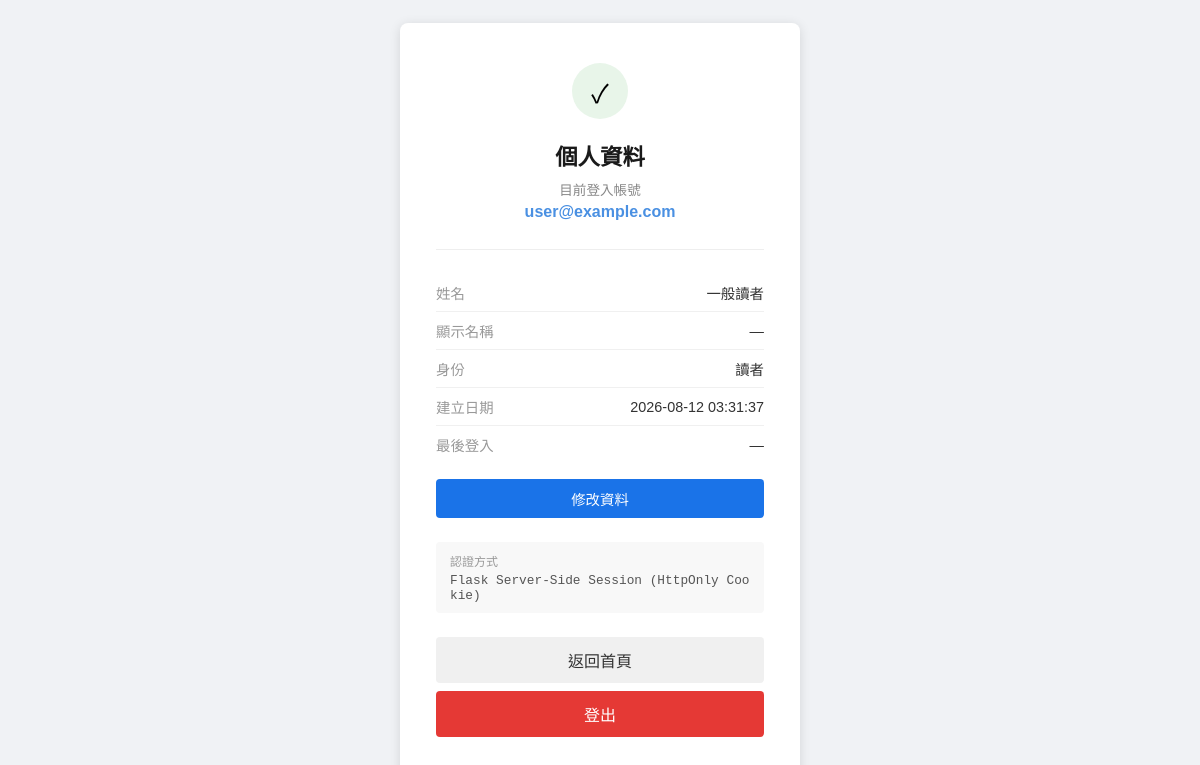
Screenshot of /profile (signed in) with the database file from the repository.
### tables this page shows
CREATE TABLE users (
            id            INTEGER PRIMARY KEY AUTOINCREMENT,
            email         TEXT    UNIQUE NOT NULL,
            hash          TEXT    NOT NULL,
            role          INTEGER NOT NULL DEFAULT 1,
            name          TEXT,
            display_name  TEXT,
            is_active     INTEGER NOT NULL DEFAULT 1,
            is_deleted    INTEGER NOT NULL DEFAULT 0,
            created_at    TEXT    NOT NULL DEFAULT (datetime('now')),
            last_login_at TEXT
        );

### blueprints/profile/__init__.py (the view)
@profile_bp.route('/profile')
@login_required
def dashboard():
    user = db.find_user_by_id(session['user_id'])
    if not _is_usable(user):
        session.clear()
        return redirect(url_for('auth.login_page'))
    edit_mode = request.args.get('edit') == '1'
    return render_template('profile/dashboard.html', user=user, edit_mode=edit_mode)

### db/connection.py (called while the page is built)
def _get_conn():
    from db import DB_PATH
    conn = sqlite3.connect(DB_PATH)
    conn.row_factory = sqlite3.Row
    conn.execute("PRAGMA journal_mode=WAL")
    return conn

### db/users.py (called while the page is built)
def find_user_by_id(user_id):
    conn = _get_conn()
    row = conn.execute(
        'SELECT id, email, role, name, display_name, is_active, is_deleted,'
        ' created_at, last_login_at FROM users WHERE id = ?',
        (user_id,)
    ).fetchone()
    conn.close()
    return row

### utils.py (called while the page is built)
def _is_usable(user):
    return user and user['is_active'] and not user['is_deleted']

def login_required(f):
    @wraps(f)
    def decorated(*args, **kwargs):
        if 'user_id' not in session:
            return redirect(url_for('auth.login_page'))
        return f(*args, **kwargs)
    return decorated

### templates/profile/dashboard.html (shortened to what this page needs)
{% extends "base.html" %}
{% block head %}
<link rel="stylesheet" href="{{ url_for('static', filename='profile.css') }}">
{% endblock %}
{% block body %}
<div class="profile-dashboard-card">
  <div class="profile-check-icon">✓</div>
  <h1>個人資料</h1>
  <p class="profile-welcome-label">目前登入帳號</p>
  <p class="profile-user-email">{{ user['email'] }}</p>
  <hr class="profile-divider">
  {% if edit_mode %}
  <form method="POST" action="{{ url_for('profile.dashboard_update') }}">
    <div class="profile-section">
      <div class="profile-row">
        <span class="profile-label">姓名</span>
        <input name="name" class="profile-input" type="text"
               value="{{ user['name'] or '' }}" placeholder="請輸入姓名">
      </div>
      <div class="profile-row">
        <span class="profile-label">顯示名稱</span>
        <input name="display_name" class="profile-input" type="text"
               value="{{ user['display_name'] or '' }}" placeholder="請輸入顯示名稱">
      </div>
      <div class="profile-row">
        <span class="profile-label">身份</span>
        <span class="profile-value">{{ '館員（管理員）' if user['role'] == 0 else '讀者' }}</span>
      </div>
      <div class="profile-row">
        <span class="profile-label">建立日期</span>
        <span class="profile-value">{{ user['created_at'] }}</span>
      </div>
      <div class="profile-row">
        <span class="profile-label">最後登入</span>
        <span class="profile-value">{{ user['last_login_at'] or '—' }}</span>
      </div>
    </div>
    <div class="profile-actions">
      <div class="profile-edit-actions">
        <a href="{{ url_for('profile.dashboard') }}" class="profile-action-btn profile-btn-cancel">放棄</a>
        <button type="submit" class="profile-action-btn profile-btn-save">儲存</button>
      </div>
    </div>
  </form>
  {% else %}
  <div class="profile-section">
    <div class="profile-row">
      <span class="profile-label">姓名</span>
      <span class="profile-value">{{ user['name'] or '—' }}</span>
    </div>
    <div class="profile-row">
      <span class="profile-label">顯示名稱</span>
      <span class="profile-value">{{ user['display_name'] or '—' }}</span>
    </div>
    <div class="profile-row">
      <span class="profile-label">身份</span>
      <span class="profile-value">{{ '館員（管理員）' if user['role'] == 0 else '讀者' }}</span>
    </div>
    <div class="profile-row">
      <span class="profile-label">建立日期</span>
      <span class="profile-value">{{ user['created_at'] }}</span>
    </div>
    <div class="profile-row">
      <span class="profile-label">最後登入</span>
      <span class="profile-value">{{ user['last_login_at'] or '—' }}</span>
    </div>
  </div>
  <div class="profile-actions">
    <a href="{{ url_for('profile.dashboard', edit=1) }}" class="profile-action-btn profile-btn-edit">修改資料</a>
  </div>
  {% endif %}
  <div class="profile-session-box">
    <p class="profile-session-label">認證方式</p>
    <p class="profile-session-token">Flask Server-Side Session (HttpOnly Cookie)</p>
  </div>
  <a href="{{ url_for('hub.home') }}" class="profile-back-btn">返回首頁</a>
  <a href="{{ url_for('auth.logout') }}" class="profile-logout-btn">登出</a>
</div>
{% endblock %}

### static/common.css (style rules this page uses)
:root { --btn-primary-bg: #1a73e8; --btn-primary-hover: #1557b0; --btn-secondary-bg: #f0f0f0; --btn-secondary-color: #333; --btn-secondary-hover: #e0e0e0; --btn-danger-bg: #e53935; --btn-danger-hover: #c62828; --btn-action-bg: #f5f5f5; --btn-action-border: #ccc; --btn-action-color: #333; --btn-action-hover: #e8e8e8; --btn-action-danger-border: #e57373; --btn-action-danger-bg: #fff; --btn-action-danger-color: #c62828; --btn-action-danger-hover: #ffebee; }

### static/login.css (style rules this page uses)
* { box-sizing: border-box; margin: 0; padding: 0; }
body { font-family: Arial, sans-serif; background-color: #f0f2f5; display: flex; justify-content: center; align-items: center; min-height: 100vh; }
h1 { font-size: 1.6rem; margin-bottom: 28px; text-align: center; color: #1a1a1a; }

### static/profile.css (style rules this page uses)
.profile-dashboard-card { background: #fff; padding: 40px 36px; border-radius: 8px; box-shadow: 0 2px 12px rgba(0, 0, 0, 0.12); width: 100%; max-width: 400px; text-align: center; }
.profile-check-icon { width: 56px; height: 56px; background-color: #e8f5e9; border-radius: 50%; display: flex; align-items: center; justify-content: center; margin: 0 auto 20px; font-size: 1.6rem; }
.profile-dashboard-card h1 { font-size: 1.4rem; color: #1a1a1a; margin-bottom: 8px; }
.profile-welcome-label { font-size: 0.85rem; color: #888; margin-bottom: 4px; }
.profile-user-email { font-size: 1rem; font-weight: bold; color: #4a90e2; margin-bottom: 28px; word-break: break-all; }
.profile-divider { border: none; border-top: 1px solid #eee; margin: 0 0 24px; }
.profile-section { margin-bottom: 16px; text-align: left; }
.profile-row { display: flex; justify-content: space-between; align-items: center; padding: 8px 0; border-bottom: 1px solid #f0f0f0; font-size: 0.9rem; }
.profile-row:last-child { border-bottom: none; }
.profile-label { color: #999; flex-shrink: 0; margin-right: 12px; }
.profile-value { color: #333; font-weight: 500; text-align: right; word-break: break-all; }
.profile-actions { margin-bottom: 24px; }
.profile-action-btn { padding: 9px 16px; font-size: 0.9rem; border: none; border-radius: 4px; cursor: pointer; transition: background-color 0.2s; text-decoration: none; display: inline-block; }
.profile-btn-edit { width: 100%; background-color: var(--btn-primary-bg); color: #fff; text-align: center; }
.profile-back-btn { width: 100%; padding: 11px; font-size: 1rem; background-color: var(--btn-secondary-bg); color: var(--btn-secondary-color); border: none; border-radius: 4px; cursor: pointer; text-decoration: none; display: block; text-align: center; margin-bottom: 8px; transition: background-color 0.2s; }
.profile-logout-btn { width: 100%; padding: 11px; font-size: 1rem; background-color: var(--btn-danger-bg); color: #fff; border: none; border-radius: 4px; cursor: pointer; transition: background-color 0.2s; text-decoration: none; display: block; text-align: center; }
.profile-session-box { background: #f8f8f8; border-radius: 4px; padding: 10px 14px; margin-bottom: 24px; text-align: left; }
.profile-session-label { font-size: 0.75rem; color: #999; margin-bottom: 4px; }
.profile-session-token { font-size: 0.8rem; color: #555; word-break: break-all; font-family: monospace; }

### rows the page displays
users: email "user@example.com", name "一般讀者", role "讀者", created_at "2026-08-12 03:31:37"

### other values shown
{{ user['display_name'] or '—' }} "—"
{{ user['last_login_at'] or '—' }} "—"
